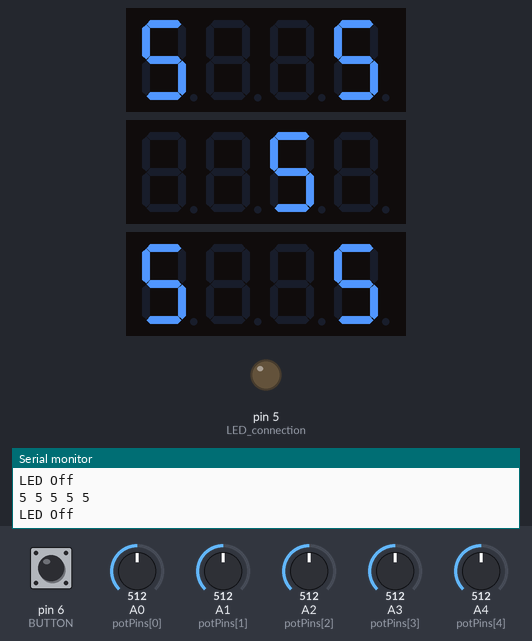
A sketch run on a simulated Arduino Uno, built with avr-gcc and run on an emulated ATmega328P. Parts: 3 × 4-digit seven-segment display, output pins drawn as LEDs (lit = HIGH), the last lines printed to the serial monitor. The test bench sets the inputs (shaded band); at power-on: pin 6 (BUTTON) HIGH, A0 (potPins[0]) = 512, A1 (potPins[1]) = 512, A2 (potPins[2]) = 512, A4 (potPins[4]) = 512, A3 (potPins[3]) = 512.

Above: at 1.9 s.
2.0 s: pin 6 (BUTTON) pulled LOW for 1.35 s
At 2.7 s:
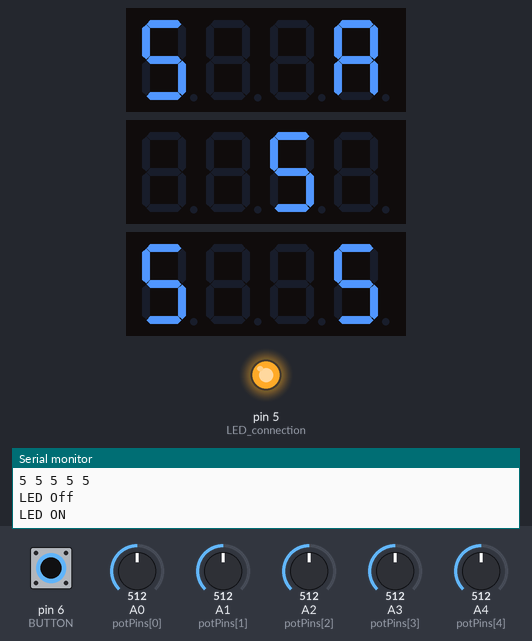
4.8 s: A0 (potPins[0]) set to 716
7.2 s: A1 (potPins[1]) set to 716
9.5 s: A2 (potPins[2]) set to 716
11.7 s: A4 (potPins[4]) set to 716
At 13.7 s:
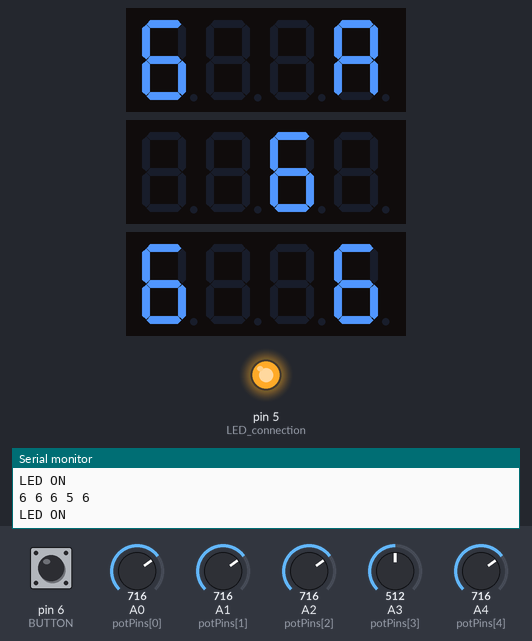
14.0 s: A0 (potPins[0]) set to 992
At 16.1 s:
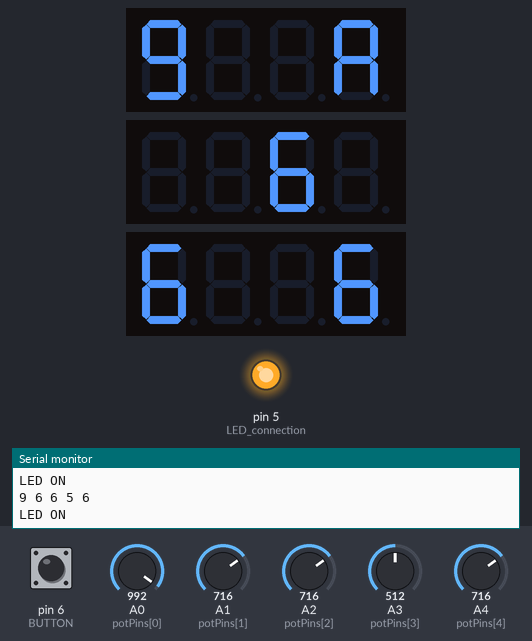
Timing chart, 0 to 17.2 s (numbered marks = the images above; inputs shaded):
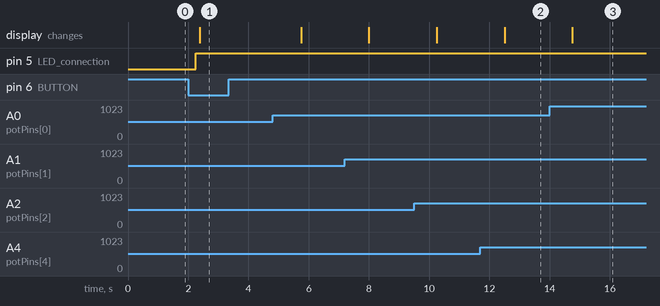

The sketch:

CompleteSetup.ino
```cpp
//  --------------------------------------------------------------------  IATIHI FINAL ASSIGNMENT  --------------------------------------------------------------------
//  --------------------------------------------------------------------  AUTHOR: ZOË VAN DIJK  --------------------------------------------------------------------
//  ----------------------------------  Include library for displays  ----------------------------------
#include <TM1637Display.h>

//  ----------------------------------  Define the connections pins  ----------------------------------
// display 1
#define CLK_1 12
#define DIO_1 11
// display 2
#define CLK_2 10
#define DIO_2 9
// display 3
#define CLK_3 8
#define DIO_3 7

// potmeters
int potPins[] = {A0, A1, A2, A3, A4};

// Button for pit connection
const int BUTTON = 6;
// LEDS
const int LED_connection = 5;

//  ----------------------------------  Create objects   ----------------------------------
// Create a display object of type TM1637Display
TM1637Display display1 = TM1637Display(CLK_1, DIO_1);
TM1637Display display2 = TM1637Display(CLK_2, DIO_2);
TM1637Display display3 = TM1637Display(CLK_3, DIO_3);

// Create an array that turns all segments ON
const uint8_t allON[] = {0xff, 0xff, 0xff, 0xff};

// Create an array that turns all segments OFF
const uint8_t allOFF[] = {0x00, 0x00, 0x00, 0x00};

// Create A symboll for pit connection
const uint8_t symbol_A[] = {SEG_A | SEG_B | SEG_C | SEG_E | SEG_F | SEG_G};

// other vars and objects
int numPots = 5;          // Amount of potmeters
int* mappedValues;        // global accesible mapped values
bool buttonInput;
bool buttonState;
int buttonCount = 0;
bool connection = false;

//  ----------------------------------  Potentiometer class  ----------------------------------
class PotentiometerMapper {
  private:              // create variables for class
    int numPots;        // amount of potmeters
    int* potPins;       // set potpins
    int* potValues;     // readings of potmeaters
    int* mappedValues;  // mapped reading of potmeters 0 to 9
  public:
    PotentiometerMapper(int num) {
      numPots = num;
      potPins = new int[numPots];
      potValues = new int[numPots];
      mappedValues = new int[numPots];
      for (int i = 0; i < numPots; i++) {   // set all items to 0 to iniate
        potPins[i] = 0;
        potValues[i] = 0;
        mappedValues[i] = 0;
      }
    }
    ~PotentiometerMapper() {        // delete old values to safe storage
      delete[] potPins;
      delete[] potValues;
      delete[] mappedValues;
    }
    void setPins(int* pins) {       // set pins for reading
      for (int i = 0; i < numPots; i++) {
        potPins[i] = pins[i];
      }
    }
    void readValues() {             // read potmeters and store values
      for (int i = 0; i < numPots; i++) {
        potValues[i] = analogRead(potPins[i]);
      }
    }
    bool mapCompareValues() {              // map readings and store
      bool changed = false;
      for (int i = 0; i < numPots; i++) {
        int newValue = map(potValues[i], 0, 1023, 0, 10);
        if (newValue != mappedValues[i]) {    // check if new mapped vallue differs from previous
          changed = true;
          mappedValues[i] = newValue;
        }
      }
      return changed;
    }
    int* getMappedValues() {      // return mapped values
      return mappedValues;
    }
};

// class object
PotentiometerMapper mapper(numPots);

//  ----------------------------------  SETUP   ----------------------------------
void setup() {
// Serial
  Serial.begin(9600);

// Set brightness for displays
  display1.setBrightness(5);
  display2.setBrightness(5);
  display3.setBrightness(5);

// Button
  pinMode(BUTTON, INPUT_PULLUP);

// LEDS
  pinMode(LED_connection, OUTPUT);
  digitalWrite(LED_connection, LOW);

}
//  ----------------------------------  LOOP   ----------------------------------
void loop() {

//  ----------------------------------  Potmeter   ----------------------------------
  mapper.setPins(potPins);
  int* prevMappedValues = new int[numPots];     // var to store mapped values to compare in class
  while (true) {
    //  ----------------------------------  Button   ----------------------------------
    buttonInput = !digitalRead(BUTTON);
    if(buttonInput){
      if(buttonState){
        buttonState = false;
        buttonCount += 1;
      }
    }else if(!buttonState){
      buttonState = true;
    }
    if(buttonCount%2 == 1){
      Serial.println("LED ON");
      connection = true;
      digitalWrite(LED_connection, HIGH);
    }else{
      Serial.println("LED Off");
      connection = false;
      digitalWrite(LED_connection, LOW);
    }
    mapper.readValues();                        // read potpins
    bool changed = mapper.mapCompareValues();   // check for changes
    if (changed) {
     mappedValues = mapper.getMappedValues(); // get curren readings
      for (int i = 0; i < numPots; i++) {
        Serial.print(mappedValues[i]);
        Serial.print(" ");
        prevMappedValues[i] = mappedValues[i];      // set new readings to old for new loop
      }
      Serial.println();
    }

//  ----------------------------------  Display   ----------------------------------
    // -------------  Display 1 (top pits)  -------------
    display1.clear();
    // ------ left  ------
    if(mappedValues[0] != 0){
      display1.showNumberDec(mappedValues[0], false, 1, 0);
    }
    // ------  right  ------
    if(mappedValues[3] != 0 && !connection){
      display1.showNumberDec(mappedValues[3], false, 1, 3);
    }else if(connection){
      display1.setSegments(symbol_A, 1, 3);
    }

    //  -------------   Display 2 (middle pit)  -------------
    display2.clear();
    if(mappedValues[2] != 0){
      display2.showNumberDec(mappedValues[2], false, 1, 2);
    }

    //  -------------   Display 3 (bottom pits) -------------
    display3.clear();
    //  ------  left  ------
    if(mappedValues[1] != 0){
      display3.showNumberDec(mappedValues[1], false, 1, 0);
    }
    //  ------  right ------
    if(mappedValues[4] != 0){
      display3.showNumberDec(mappedValues[4], false, 1, 3);
    }

    delay(1000);
  }
  delete[] prevMappedValues;    // delete to safe storage
}
```

Measured:
- after the input at 2.0 s, pin 5 (LED_connection): LOW → HIGH after 0.25 s; the display: changes after 0.38 s (image 1)
- after the input at 11.7 s, the display: changes after 0.80 s (image 2)
- after the input at 14.0 s, the display: changes after 0.75 s (image 3)
